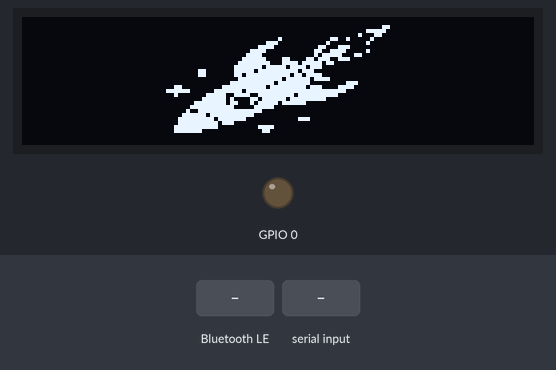
The sketch below on a simulated ESP32. Parts: 128×32 one-colour display, output pins drawn as LEDs (lit = HIGH). The inputs (shaded band) are chosen by the test bench. The display library's start-up logo is not drawn; nothing arrives over Bluetooth unless stated; a phone connects over Bluetooth LE 3 s after start; what the sketch prints to the serial monitor is not drawn.

Above: at 1.2 s.
1.3 s: Bluetooth LE write "1" received
4.3 s: "1\n" received over Serial
Timing chart, 0 to 7.3 s (numbered marks = the images above; inputs shaded):
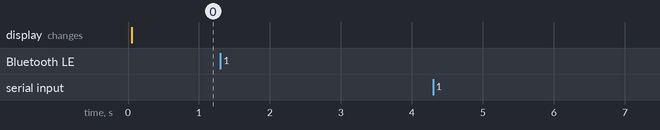

The sketch:

Receiver_Code.ino
```cpp
#include <SPI.h>
#include <Wire.h>
#include <Adafruit_GFX.h>
#include <Adafruit_SSD1306.h>
#include <BLEDevice.h>
#include <BLEServer.h>
#include <BLEUtils.h>
#include <BLE2902.h>

#define SERVICE_UUID  "4fafc201-1fb5-459e-8fcc-c5c9c331914b"
#define CHAR_UUID     "beb5483e-36e1-4688-b7f5-ea07361b26a8"


// Packet information
String latestTelemetry = "";
struct Telemetry {
  uint16_t Time;
  uint8_t PacketCount;
  uint8_t Mode;
  uint16_t Altitude; // For flights over 6.5km, change to uint32_t
  uint16_t VerticalVelocity; // For flights over mach 19, use uint32_t
  uint32_t GPSLat;
  uint32_t GPSLon;
  uint16_t HDOPSats;
  uint8_t Voltage;
  uint8_t EnabledItems; // BaroEnabled, imuAccelEnabled, imuGyroEnabled, accelEnabled, flashEnabled, SDEnabled
  uint8_t Checksum;
} __attribute__((packed));
Telemetry t;
int ReceivedPackets = 0;

// Stuff for the screen
static const unsigned char PROGMEM logo_bmp[] = {
	0x00, 0x00, 0x00, 0x00, 0x00, 0x00, 0x00, 0x00, 0x00, 0x00, 0x00, 0x00, 0x00, 0x00, 0x00, 0x00,
	0x00, 0x00, 0x00, 0x00, 0x00, 0x00, 0x00, 0x30, 0x00, 0x00, 0x00, 0x00, 0x00, 0x00, 0x03, 0xe0,
	0x00, 0x00, 0x00, 0x00, 0x00, 0x00, 0x08, 0xc0, 0x00, 0x00, 0x00, 0x00, 0x80, 0x06, 0x41, 0x00,
	0x00, 0x00, 0x00, 0x07, 0x00, 0x08, 0x02, 0x00, 0x00, 0x00, 0x00, 0x1e, 0x00, 0x31, 0xc0, 0x00,
	0x00, 0x00, 0x00, 0x78, 0x00, 0x67, 0x82, 0x00, 0x00, 0x00, 0x00, 0xf0, 0x00, 0x5f, 0x18, 0x00,
	0x00, 0x00, 0x01, 0xf8, 0x61, 0xb9, 0xc0, 0x00, 0x00, 0x00, 0x03, 0xfc, 0x7b, 0xec, 0x00, 0x00,
	0x00, 0x00, 0x07, 0xf7, 0xde, 0xe0, 0x00, 0x00, 0x00, 0x0c, 0x07, 0xdf, 0xfb, 0x80, 0x00, 0x00,
	0x00, 0x0c, 0x06, 0xff, 0xed, 0xe0, 0x00, 0x00, 0x00, 0x00, 0x03, 0xff, 0xbf, 0x78, 0x00, 0x00,
	0x00, 0x00, 0x0f, 0xfe, 0xff, 0x00, 0x70, 0x00, 0x03, 0x00, 0x3f, 0xfb, 0xfe, 0xe1, 0xe0, 0x00,
	0x0f, 0xc0, 0xfe, 0xff, 0xff, 0xff, 0x80, 0x00, 0x02, 0x03, 0xe7, 0x9f, 0xf7, 0xfe, 0x00, 0x00,
	0x00, 0x07, 0xe8, 0x6f, 0xdf, 0xf0, 0x00, 0x00, 0x00, 0x1f, 0xec, 0x5f, 0x7e, 0x00, 0x00, 0x00,
	0x00, 0x3f, 0xf8, 0x3e, 0x00, 0x00, 0x00, 0x00, 0x00, 0x4f, 0xff, 0xf0, 0x00, 0x00, 0x00, 0x00,
	0x00, 0xfd, 0xff, 0xc0, 0x00, 0x00, 0x00, 0x00, 0x01, 0xff, 0x7f, 0x00, 0x07, 0x00, 0x00, 0x00,
	0x01, 0xff, 0xb8, 0x00, 0x00, 0x00, 0x00, 0x00, 0x03, 0xff, 0x80, 0x1e, 0x00, 0x00, 0x00, 0x00,
	0x03, 0xf8, 0x00, 0x0c, 0x00, 0x00, 0x00, 0x00, 0x00, 0x00, 0x00, 0x00, 0x00, 0x00, 0x00, 0x00,
	0x00, 0x00, 0x00, 0x00, 0x00, 0x00, 0x00, 0x00, 0x00, 0x00, 0x00, 0x00, 0x00, 0x00, 0x00, 0x00
};
#define SCREEN_WIDTH 128 // OLED display width, in pixels
#define SCREEN_HEIGHT 32 // OLED display height, in pixels
#define LOGO_HEIGHT   32
#define LOGO_WIDTH    64
#define OLED_RESET     -1 // Reset pin # (or -1 if sharing Arduino reset pin)
#define SCREEN_ADDRESS 0x3C ///< See datasheet for Address; 0x3D for 128x64, 0x3C for 128x32
Adafruit_SSD1306 display(SCREEN_WIDTH, SCREEN_HEIGHT, &Wire, OLED_RESET);

// For receiving the data
HardwareSerial E32(2);

// BLE stuff
BLECharacteristic *pCharacteristic;
// Checking if something was sent to the ESP32
class MyCallbacks : public BLECharacteristicCallbacks {
  void onWrite(BLECharacteristic *pChar) {
    String value = pChar->getValue().c_str();
    Serial.println("Received: " + value);

    // Echo back
    pChar->setValue(("Echo: " + value).c_str());
    pChar->notify();
  }
};

// Checking if a BLE client is connected
class MyServerCallbacks : public BLEServerCallbacks {
  void onConnect(BLEServer* pServer) {
    Serial.println("Client connected");
    BLEAdvertising *pAdvertising = BLEDevice::getAdvertising();
    pAdvertising->addServiceUUID(SERVICE_UUID);
    pAdvertising->setScanResponse(true);
    pAdvertising->start();
  }
// Checking if a BLE client is disconnected
  void onDisconnect(BLEServer* pServer) {
    Serial.println("Client disconnected");
    BLEAdvertising *pAdvertising = BLEDevice::getAdvertising();
    pAdvertising->addServiceUUID(SERVICE_UUID);
    pAdvertising->setScanResponse(true);
    pAdvertising->start();
    BLEDevice::startAdvertising();
  }
};

void setup() {
  // Basic setup
  Serial.begin(115200);
  pinMode(0, OUTPUT);
  digitalWrite(0, LOW);
  // Setting up display
  if(!display.begin(SSD1306_SWITCHCAPVCC, SCREEN_ADDRESS)) {
    Serial.println(F("SSD1306 allocation failed"));
    for(;;); // Don't proceed, loop forever
  }
  display.display();
  display.clearDisplay();
  display.drawBitmap(
    (SCREEN_WIDTH  - LOGO_WIDTH)  / 2,   // x: centered horizontally
    (SCREEN_HEIGHT - LOGO_HEIGHT) / 2,   // y: centered vertically
    logo_bmp,
    LOGO_WIDTH,
    LOGO_HEIGHT,
    SSD1306_WHITE
  );
  display.display();
  // Beginning communication with rocket
  E32.begin(9600, SERIAL_8N1, 16, 17);

  // Beginning BLE communication
  BLEDevice::init("Rocket Ground Station");
  BLEServer *pServer = BLEDevice::createServer();
  BLEService *pService = pServer->createService(SERVICE_UUID);
  pServer->setCallbacks(new MyServerCallbacks());

  pCharacteristic = pService->createCharacteristic(
    CHAR_UUID,
    BLECharacteristic::PROPERTY_READ |
    BLECharacteristic::PROPERTY_WRITE |
    BLECharacteristic::PROPERTY_NOTIFY
  );
  pCharacteristic->addDescriptor(new BLE2902());
  pCharacteristic->setCallbacks(new MyCallbacks());

  pService->start();
  BLEAdvertising *pAdvertising = BLEDevice::getAdvertising();
  pAdvertising->addServiceUUID(SERVICE_UUID);
  pAdvertising->setScanResponse(true);
  pAdvertising->start();
}

void loop() {
  // Checking if something was sent from the computer
  while (Serial.available()) {

    String message = Serial.readStringUntil('\n');

    E32.println(message);

    Serial.print("Sent: ");
    Serial.println(message);
  }
  // Getting information from rocket and sending to computer
  if (!Serial.available()){
    while(E32.available()>=sizeof(Telemetry)){
      struct Telemetry {
        uint16_t Time;
        uint8_t PacketCount;
        uint8_t Mode;
        uint16_t Altitude; // For flights over 6.5km, change to uint32_t
        uint16_t VerticalVelocity; // For flights over mach 19, use uint32_t
        int32_t GPSLat;
        int32_t GPSLon;
        uint16_t HDOPSats;
        uint8_t Voltage;
        uint8_t EnabledItems; // BaroEnabled, imuAccelEnabled, imuGyroEnabled, accelEnabled, flashEnabled, SDEnabled
        uint8_t Checksum;
      } __attribute__((packed));
      Telemetry t;
      ReceivedPackets ++;
      E32.readBytes((uint8_t*)&t,sizeof(Telemetry));
      uint8_t Sats = (t.HDOPSats % 11);
      float HDOP = (t.HDOPSats / 11) / 10.0;
      String latestTelemetry = String(t.Time / 10.0, 1) + "," +
                          String(t.PacketCount) + "," +
                          String(t.Mode) + "," +
                          String(ReceivedPackets) + "," +
                          String(t.Altitude / 10.0, 1) + "," +
                          String(t.VerticalVelocity/10.0, 1) + "," +
                          String(t.GPSLat/ 1000000.0, 6) + "," +
                          String(t.GPSLon/1000000.0, 6) + "," +
                          String(HDOP, 1) + "," +
                          String(Sats) + "," +
                          String(t.Voltage / 10.0, 1) + "," +
                          String((t.EnabledItems & 0x01)?1:0) + "," +
                          String((t.EnabledItems & 0x02)?1:0) + "," +
                          String((t.EnabledItems & 0x04)?1:0) + "," +
                          String((t.EnabledItems & 0x08)?1:0) + "," +
                          String((t.EnabledItems & 0x16)?1:0) + "," +
                          String((t.EnabledItems & 0x32)?1:0);
        Serial.println(latestTelemetry);
        // Sending data to BLE
      BLECharacteristic *pChar;
      delay(100);
      pCharacteristic->setValue(latestTelemetry.c_str());
      pCharacteristic->notify();
    }
  }
}
```

Measured:
- after the input at 1.3 s, every drawn part: stays the same
- after the input at 4.3 s, every drawn part: stays the same
